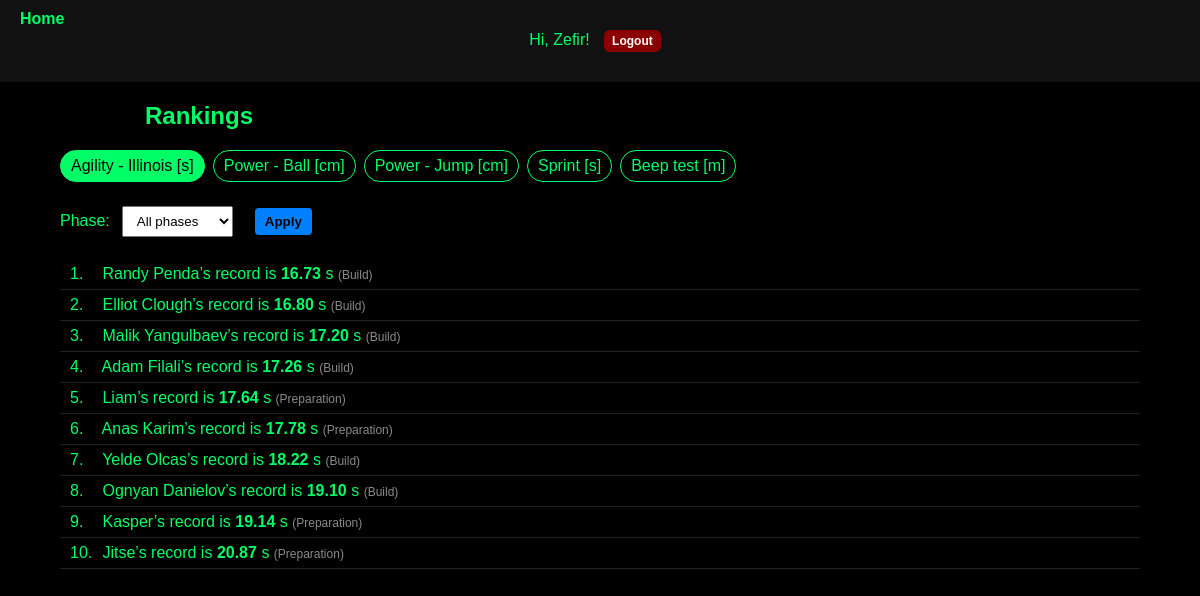
The app's page /tests/rankings/ (signed in) with its own data.
### BoxersPresenceApp/models.py (models this page shows, shortened)
class BatteryTest(models.Model):
    name = models.CharField(max_length=255)
    display_order = models.IntegerField(default=0)
    unit = models.CharField(max_length=50, blank=True, null=True)
    description = models.TextField(blank=True, null=True)
    created_at = models.DateTimeField(auto_now_add=True)
    coach = models.ForeignKey(
        settings.AUTH_USER_MODEL,
        on_delete=models.SET_NULL,
        null=True,
        blank=True,
        related_name="battery_tests"
    )

class Boxer(models.Model):
    uuid = models.UUIDField(default=uuid4, editable=False, db_index=True)
    name = models.CharField(max_length=120)
    date_of_birth = models.DateField(blank=True, null=True)  # Birthday (optional)
    parent_name = models.CharField(max_length=120, blank=True, default="")  # NEW (optional)
    gym = models.ForeignKey(Gym, on_delete=models.PROTECT, related_name="boxers")
    coaches = models.ManyToManyField(settings.AUTH_USER_MODEL, blank=True, related_name="boxers")
    shared_with_gyms = models.ManyToManyField(Gym, blank=True, related_name="shared_boxers")

### BoxersPresenceApp/views.py (the view, shortened to what this page needs)
# urls.py: path('tests/rankings/', views.TestRankingView.as_view(), name='tests_rankings'),
class TestRankingView(LoginRequiredMixin, TemplateView):
    template_name = "tests/tests_rankings.html"
    def _scoped_boxers(self, user, gym):
        if user.is_superuser:
            return Boxer.objects.all()
    def _lower_is_better(self, test):
        u = (getattr(test, "unit", "") or "").strip().lower()
        time_units = {
            "s", "sec", "secs", "second", "seconds",
            "ms", "millisecond", "milliseconds",
            "min", "mins", "minute", "minutes",
            "h", "hr", "hrs", "hour", "hours",
        }
        if u in time_units:
            return True
        if u in {"m", "meter", "meters", "metre", "metres", "cm", "centimeter", "centimeters", "centimetre", "centimetres"}:
            return False
        return False
    def get(self, request, *args, **kwargs):
        gym = user_gym(request)
        boxers_qs = self._scoped_boxers(request.user, gym).order_by("name")
        tests = BatteryTest.objects.all().order_by("display_order", "name")
        raw_phase = (request.GET.get("phase") or "").strip().lower() or "all"
        legacy = {"pre": "prep", "mid": "build", "before": "peak"}
        raw_phase = legacy.get(raw_phase, raw_phase)
        base_phase_choices = getattr(
            TestResult, "PHASE_CHOICES",
            (("prep", "Preparation"), ("build", "Build"), ("peak", "Peak"))
        )
        valid_phases = {v for v, _ in base_phase_choices} | {"all"}
        selected_phase = raw_phase if raw_phase in valid_phases else "all"
        selected_test = None
        test_id = kwargs.get("test_id") or request.GET.get("test")
        if test_id:
            selected_test = get_object_or_404(BatteryTest, pk=int(test_id))
        else:
            exists_qs = TestResult.objects.filter(test=OuterRef("pk"), boxer__in=boxers_qs)
            if selected_phase != "all":
                exists_qs = exists_qs.filter(phase=selected_phase)
            selected_test = (
                tests.annotate(has_results=Exists(exists_qs))
                     .filter(has_results=True)
                     .first()
            )
        rows = []
        if selected_test:
            res_qs = TestResult.objects.filter(test=selected_test, boxer__in=boxers_qs)
            if selected_phase != "all":
                res_qs = res_qs.filter(phase=selected_phase)
            lower_is_better = self._lower_is_better(selected_test)
            by_boxer = {}
            for r in res_qs.select_related("boxer"):
                vals = []
                for v in (r.value1, r.value2, r.value3):
                    try:
                        if v is not None:
                            vals.append(Decimal(str(v)))
                    except Exception:
                        pass
                if not vals:
                    continue
                best = min(vals) if lower_is_better else max(vals)
                cur = by_boxer.get(r.boxer_id)
                if cur is None:
                    by_boxer[r.boxer_id] = {"boxer": r.boxer, "best": best, "phase": r.phase}
                else:
                    if (lower_is_better and best < cur["best"]) or (not lower_is_better and best > cur["best"]):
                        cur.update({"best": best, "phase": r.phase})
            rows = sorted(by_boxer.values(), key=lambda d: d["best"], reverse=not lower_is_better)
        phase_map = dict(base_phase_choices)
        for d in rows:
            d["phase_label"] = phase_map.get(d["phase"], d["phase"])
        ctx = {
            "tests": tests,
            "selected_test": selected_test,
            "selected_phase": selected_phase,
            "phase_choices": tuple(list(base_phase_choices) + [("all", "All phases")]),
            "rows": rows,
        }
        return self.render_to_response(ctx)

### BoxersPresenceApp/context_processors.py (called while the page is built)
def role_flags(request):
    is_parent = False
    if getattr(request, "user", None) and request.user.is_authenticated:
        try:
            request.user.parent_profile
            is_parent = True
        except ParentProfile.DoesNotExist:
            pass
    return {"is_parent": is_parent}

### BoxersPresenceApp/utils.py (called while the page is built)
def user_gym(request_or_user):
    user = getattr(request_or_user, "user", request_or_user)
    try:
        return user.coach_profile.gym
    except Exception:
        return Gym.objects.first()

### templates/tests/tests_rankings.html (shortened to what this page needs)
{% extends "base.html" %}
{% block content %}
<h2 class="page-title" style="margin-left:75px;">Rankings</h2>
{% if not tests %}
  <p>No tests yet. <a class="btn" href="{% url 'tests_list' %}">Create one</a>.</p>
{% else %}
  <div class="tests-chipbar">
    {% for t in tests %}
      <a class="chip {% if selected_test and t.id == selected_test.id %}active{% endif %}"
         href="{% url 'tests_rankings_for_test' t.id %}?phase={{ selected_phase }}">
        {{ t.name }}{% if t.unit %} [{{ t.unit }}]{% endif %}
      </a>
    {% endfor %}
  </div>
  <form class="filters"
        method="get"
        action="{% if selected_test %}{% url 'tests_rankings_for_test' selected_test.id %}{% else %}{% url 'tests_rankings' %}{% endif %}">
    <label for="phase">Phase:</label>
    <select id="phase" name="phase">
      {% for value,label in phase_choices %}
        <option value="{{ value }}" {% if value == selected_phase %}selected{% endif %}>{{ label }}</option>
      {% endfor %}
    </select>
    <button type="submit">Apply</button>
  </form>
  {% if not selected_test %}
    <p>Select a test to see rankings.</p>
  {% else %}
    {% if rows %}
      <ol style="list-style:none; padding-left:0; margin:0;">
        {% for row in rows %}
          <li class="rankline">
            <span class="rankno">{{ forloop.counter }}.</span>
            {{ row.boxer.name }}’s record is
            <span class="record-number">{{ row.best|floatformat:2 }}</span>
            {% if selected_test.unit %} {{ selected_test.unit }}{% endif %}
            {% if selected_phase == "all" %}
              <span class="muted">({{ row.phase_label }})</span>
            {% endif %}
          </li>
        {% endfor %}
      </ol>
    {% else %}
      <p>No results recorded{% if selected_phase != "all" %} for the selected phase{% endif %} for <strong>{{ selected_test.name }}</strong>.</p>
    {% endif %}
  {% endif %}
{% endif %}
{% endblock %}

### templates/base.html (shortened to what this page needs)
{% load static %}
<!doctype html>
<html>
<head>
  <link rel="stylesheet" href="{% static 'css/style.css' %}">
</head>
<body>
<header>
  <div>
    {% if user.is_authenticated %}
      Hi, {{ user.username }}!
      <form method="post" action="{% url 'logout' %}" style="display:inline;">
        {% if is_parent %}
          <a href="{% url 'parent_home' %}" class="home-top-left">Home</a>
        {% else %}
          <a href="{% url 'home' %}" class="home-top-left">Home</a>
        {% endif %}
        <button type="submit" class="btn logout-btn">Logout</button>
      </form>
    {% else %}
      <a href="{% url 'login' %}">Login</a>
    {% endif %}
  </div>
</header>
<div class="content-container">
  {% block content %}{% endblock %}
</div>
</body>
</html>

### BoxersPresenceApp/static/css/style.css (style rules this page uses)
.page-title { padding-left: 10px; }
.content-container { width: 90%; margin: 0 auto; }
body { font-family: Arial, sans-serif; background-color: #000; color: #00ff66; margin: 0; padding: 0; }
header { background-color: #111; padding: 20px; text-align: center; }
header a, header button { background: transparent; color: #00ff66; border: none; padding: 0; margin: 0 8px; display: inline-block; text-decoration: none; }
h2 { color: #00ff66; }
.btn, button { color: #000; background-color: #0080ff; border: none; padding: 8px 12px; margin: 10px; cursor: pointer; text-decoration: none; font-weight: bold; border-radius: 4px; }
a:link, a:visited { color: #00ff66; }

### templates/tests/tests_rankings.html (style rules this page uses)
.tests-chipbar { display:flex; gap:8px; flex-wrap:wrap; margin:8px 0 16px; }
.chip { padding:6px 10px; border:1px solid #00ff66; border-radius:999px; text-decoration:none; }
.chip.active { background:#00ff66; color:#000; }
.record-number { color:#00ff66; font-weight:700; }
.rankline { padding:6px 10px; border-bottom:1px solid #222; }
.rankno { width:28px; display:inline-block; }
.muted { color:#8a8a8a; font-size:12px; }
.filters { display:flex; align-items:center; gap:12px; margin: 6px 0 14px; }
.filters select, .filters button { padding:6px 10px; }

### templates/base.html (style rules this page uses)
.home-top-left { position: fixed; top: 10px; left: 12px; color: #fff; text-decoration: none; font-weight: 600; z-index: 1000; }
.logout-btn { background-color:#8B0000; color:#FFFFFF; font-size:12px; padding:4px 8px; border-radius:6px; }

### records on screen
BatteryTest: name "Agility - Illinois", unit "s"
BatteryTest: name "Power - Ball", unit "cm"
BatteryTest: name "Power - Jump", unit "cm"
BatteryTest: name "Sprint", unit "s"
BatteryTest: name "Beep test", unit "m"
Boxer: boxer.name "Randy Penda", best "16.73", phase_label "Build"
Boxer: boxer.name "Elliot Clough", best "16.80", phase_label "Build"
Boxer: boxer.name "Malik Yangulbaev", best "17.20", phase_label "Build"
Boxer: boxer.name "Adam Filali", best "17.26", phase_label "Build"
Boxer: boxer.name "Liam", best "17.64", phase_label "Preparation"
Boxer: boxer.name "Anas Karim", best "17.78", phase_label "Preparation"
Boxer: boxer.name "Yelde Olcas", best "18.22", phase_label "Build"
Boxer: boxer.name "Ognyan Danielov", best "19.10", phase_label "Build"
Boxer: boxer.name "Kasper", best "19.14", phase_label "Preparation"
Boxer: boxer.name "Jitse", best "20.87", phase_label "Preparation"

### other values on screen
{{ user.username }} "Zefir"
form field phase "All phases"
